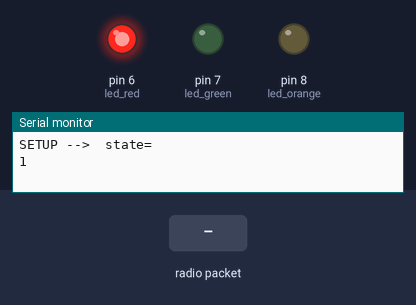
Bench run of a sketch on a simulated Arduino Uno, built with avr-gcc and run on an emulated ATmega328P. Shown: output pins drawn as LEDs (lit = HIGH), the last lines printed to the serial monitor. The inputs (shaded band) are chosen by the test bench. No radio packets arrive unless stated.

Above: at 1.2 s.
1.3 s: radio packet "led_green" arrives
At 2.2 s:
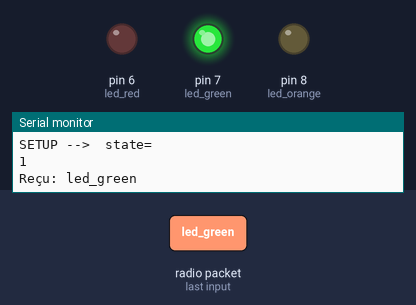
4.3 s: radio packet "led_red" arrives
At 5.6 s:
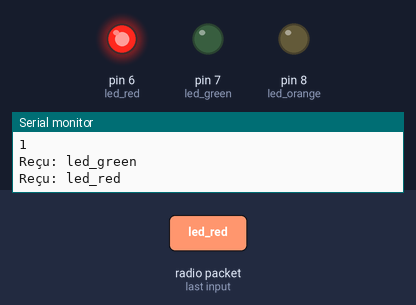
Timing chart, 0 to 7.3 s (numbered marks = the images above; inputs shaded):
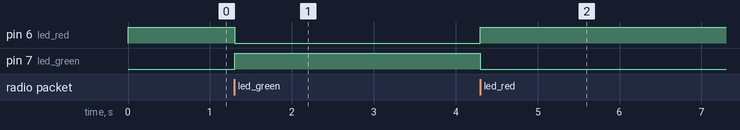

Measured:
- after the input at 1.3 s, pin 6 (led_red): HIGH → LOW at once; pin 7 (led_green): LOW → HIGH at once
- after the input at 4.3 s, pin 6 (led_red): LOW → HIGH at once; pin 7 (led_green): HIGH → LOW at once

The sketch:

arduino-poule.ino
```cpp
#include <SPI.h>
#include <nRF24L01.h>
#include <RF24.h>

RF24 radio(9, 10); // CE, CSN

const byte address[6] = "00001";

int led_red = 6;
int led_green = 7;
int led_orange = 8;

const char sensor_opened[] = "door_opened";
const char sensor_closed[] = "door_closed";

// Actions
const int NONE=0;
const int CLOSE=1; // red led high
const int OPEN=2;  // green led high
const int REPLY=3; // reply request

//States
const int CLOSED=1;
const int OPENED=2;

int state;
int action;

char text[32] = "";

void setup() {
  Serial.begin(9600);

  radio.begin();
  radio.openReadingPipe(0, address);
  radio.openWritingPipe(address);
  radio.setPALevel(RF24_PA_LOW);
  radio.setDataRate(RF24_250KBPS);
  radio.setChannel(108);
  radio.startListening();

  pinMode(led_red, OUTPUT);
  pinMode(led_green, OUTPUT);
  pinMode(led_orange, OUTPUT);

  digitalWrite(led_red, HIGH);  // TODO replace with switch value
  digitalWrite(led_green, LOW); // TODO replace with switch value

  state = CLOSED; //TODO replace with switch value
  action = NONE;
  Serial.print("SETUP -->  state=\n");
  Serial.println(state);
}

void loop() {


   if (radio.available()) {
     radio.read(&text, sizeof(text));
     Serial.print("Reçu: ");
     Serial.print(text);
     Serial.print("\n");
   }

   if(strcmp(text,"led_orange")==0){
     action = REPLY;
   } else if(strcmp(text,"led_red")==0){
     action = CLOSE;
   } else if(strcmp(text,"led_green")==0){
     action = OPEN;
   }

   if(action==REPLY){
           Serial.print("REPLY state=\n");
           Serial.println(state);
       radio.stopListening();
       switch(state) {
         case OPENED:
           Serial.print("Envoi opened -->  state=\n");
           Serial.println(state);
           radio.write(&sensor_opened, sizeof(sensor_opened));
           break;
         case CLOSED:
           Serial.print("Envoi closed -->  state=\n");
           Serial.println(state);
           radio.write(&sensor_closed, sizeof(sensor_closed));
           break;
         case NONE:
           Serial.print("NONE -->  state=\n");
           Serial.println(state);
           break;

       }
       radio.startListening();
   } else if(action==CLOSE){
       state = CLOSED;
       digitalWrite(led_red, HIGH);
       digitalWrite(led_green, LOW);
   } else if(action==OPEN){
       state = OPENED;
       digitalWrite(led_red, LOW);
       digitalWrite(led_green, HIGH);
   }
   action = NONE;

    /*radio.stopListening();
    radio.write(&sensor_opened, sizeof(sensor_opened));
    radio.startListening();
*/
  /*digitalWrite(led_red, LOW);
  digitalWrite(led_green, LOW);
  digitalWrite(led_orange, LOW);*/
}


   /* if(strcmp(text,"led_red")==0){
      digitalWrite(led_red, HIGH);
      delay(500);
    } else if(strcmp(text,"led_green")==0){
      digitalWrite(led_green, HIGH);
      delay(500);
    } else if(strcmp(text,"led_orange")==0){
      digitalWrite(led_orange, HIGH);
      delay(500);
    }*/
```
